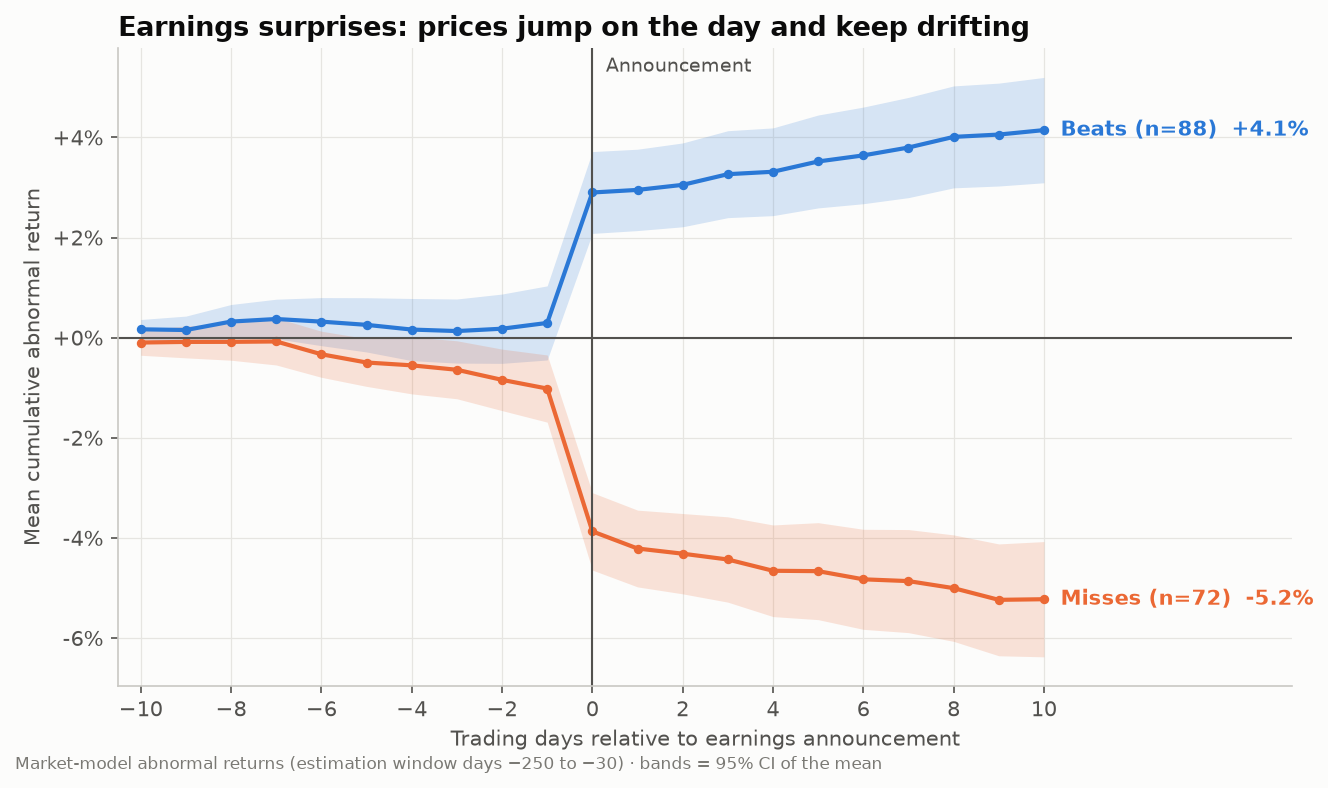

Reproduce this figure in Python.
"""
Event Study (Cumulative Abnormal Returns)  -  family: Finance & investment

DESIGN PURPOSE
Lines up many events, such as earnings announcements, on a common clock (day 0
= event) and plots the average cumulative abnormal return (CAR): the return
beyond what the market model predicts. A confidence band shows whether the
reaction is distinguishable from noise. It is the standard way to measure how
prices respond to news.

WHEN TO USE
  - Measure the average price reaction to a type of event (earnings,
    dividends, rate decisions, index inclusion)
  - Compare reactions between event groups (beats vs. misses, upgrades vs.
    downgrades)
  - Check for information leakage before the event or drift after it

AVOID WHEN
  - There are only a handful of events (the average is dominated by one case)
  - Events overlap in time for the same stock (windows contaminate each other)
  - Readers need the reaction of one specific event (plot that stock's returns
    instead)

ALTERNATIVES
  - Bar chart of day-0 abnormal return by group
  - Small multiples of individual event paths

EXAMPLE
160 simulated earnings announcements (about 60% beats). Abnormal returns come
from a market model estimated on days −250 to −30, and the event window is day
−10 to +10. The simulation includes a small pre-announcement run-up and post-
announcement drift. Not investment advice.

NOTE: Educational examples with simulated or historical data. Not investment
advice; past performance does not predict future returns.

Run:  python event_study.py
"""
import sys
from pathlib import Path

import numpy as np
import pandas as pd
import matplotlib.pyplot as plt

# Library style: categorical colors in fixed order, recessive axes, hairline grid.
PALETTE = ["#2a78d6", "#eb6834", "#1baf7a", "#eda100",
           "#e87ba4", "#008300", "#6250d6", "#e34948"]
SEQ_CMAP = "Blues"      # sequential: one hue, light -> dark
DIV_CMAP = "RdBu_r"     # diverging: two opposite hues, neutral midpoint
GRAY = "#b8b7b1"        # de-emphasised marks
plt.rcParams.update({
    "figure.figsize": (8, 4.8), "figure.dpi": 110, "figure.facecolor": "#fcfcfb",
    "axes.facecolor": "#fcfcfb", "axes.edgecolor": "#c9c8c3", "axes.linewidth": 0.8,
    "axes.spines.top": False, "axes.spines.right": False,
    "axes.grid": True, "grid.color": "#e6e5e1", "grid.linewidth": 0.6, "axes.axisbelow": True,
    "axes.prop_cycle": plt.cycler(color=PALETTE),
    "axes.titlesize": 13, "axes.titleweight": "bold", "axes.titlelocation": "left",
    "axes.labelcolor": "#52514e", "xtick.color": "#52514e", "ytick.color": "#52514e",
    "text.color": "#0b0b0b", "font.size": 10, "lines.linewidth": 2,
    "legend.frameon": False,
})

# --- Example data ------------------------------------------------------------
rng = np.random.default_rng(31)
n_events, est, win = 160, (-250, -30), np.arange(-10, 11)
beat = rng.random(n_events) < 0.6
rows = []
for e in range(n_events):
    days = np.arange(est[0], win[-1] + 1)
    mkt = rng.normal(0.0004, 0.010, len(days))
    beta_true, alpha_true = rng.uniform(0.7, 1.4), rng.normal(0, 0.0002)
    r = alpha_true + beta_true * mkt + rng.normal(0, 0.010, len(days))
    sign = 1 if beat[e] else -1
    r[days == 0] += sign * (0.025 if beat[e] else 0.030) + rng.normal(0, 0.012)
    r[(days > 0)] += sign * 0.0012                       # post-earnings drift
    r[(days >= -3) & (days < 0)] += sign * 0.0015        # small pre-event run-up
    rows.append(pd.DataFrame({"event": e, "day": days, "ret": r, "mkt": mkt,
                              "group": "Beat" if beat[e] else "Miss"}))
panel = pd.concat(rows, ignore_index=True)
panel.groupby("group")["event"].nunique()

# --- Plot --------------------------------------------------------------------
def car_paths(df):
    est_df = df[(df["day"] >= est[0]) & (df["day"] <= est[1])]
    b, a = np.polyfit(est_df["mkt"], est_df["ret"], 1)        # market model
    w = df[df["day"].isin(win)].sort_values("day")
    return (w["ret"] - (a + b * w["mkt"])).cumsum().values

fig, ax = plt.subplots(figsize=(9, 5.2))
for color, (group, g) in zip([PALETTE[0], PALETTE[1]], panel.groupby("group")):
    cars = np.vstack([car_paths(d) for _, d in g.groupby("event")])
    mean = cars.mean(axis=0)
    ci = 1.96 * cars.std(axis=0, ddof=1) / np.sqrt(len(cars))
    ax.fill_between(win, mean - ci, mean + ci, color=color, alpha=0.18, linewidth=0)
    ax.plot(win, mean, color=color, marker="o", markersize=3.5)
    ax.annotate(f"{group}{'es' if group.endswith('s') else 's'} (n={len(cars)})  {mean[-1]:+.1%}", (win[-1], mean[-1]), xytext=(8, 0),
                textcoords="offset points", va="center", color=color, fontsize=10, fontweight="bold")
ax.axhline(0, color="#52514e", linewidth=1)
ax.axvline(0, color="#52514e", linewidth=1)
ax.text(0.3, ax.get_ylim()[1] * 0.92, "Announcement", fontsize=9, color="#52514e")
ax.set_xticks(win[::2])
ax.set_xlim(win[0] - 0.5, win[-1] + 5.5)
ax.yaxis.set_major_formatter(plt.FuncFormatter(lambda v, _: f"{v:+.0%}"))
ax.set_xlabel("Trading days relative to earnings announcement")
ax.set_ylabel("Mean cumulative abnormal return")
ax.set_title("Earnings surprises: prices jump on the day and keep drifting")
fig.text(0.01, 0.005, "Market-model abnormal returns (estimation window days −250 to −30) · bands = 95% CI of the mean",
         fontsize=8, color="#7a7974")
fig.tight_layout()

# --- Save / show -------------------------------------------------------------
out = Path(__file__).with_name(Path(__file__).stem + ".png")
fig.savefig(out, dpi=150, bbox_inches="tight")
print(f"saved {out}")
if "--no-show" not in sys.argv:
    plt.show()
